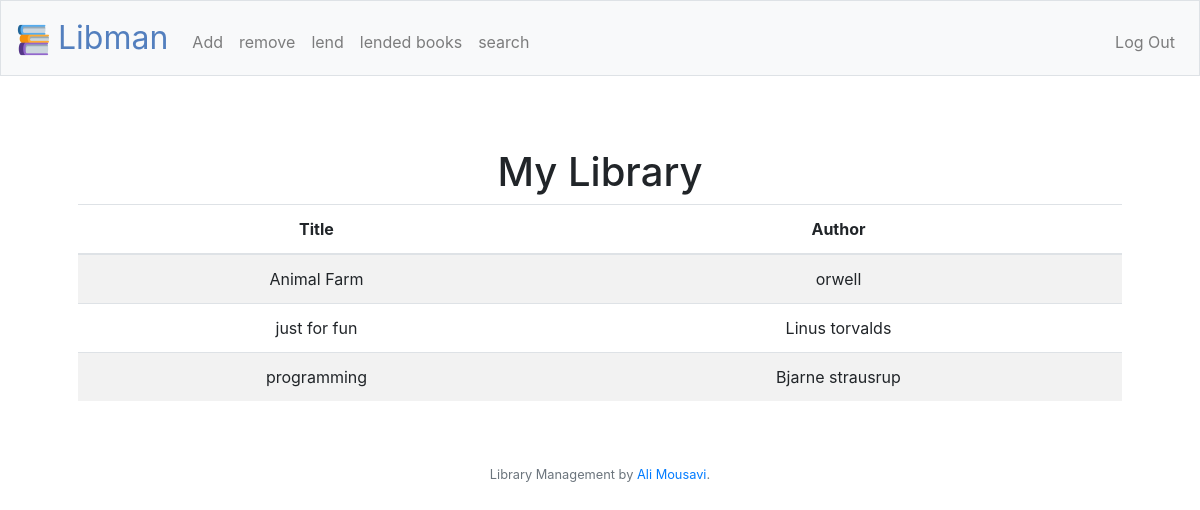
Page / (signed in) on the earlier database version.
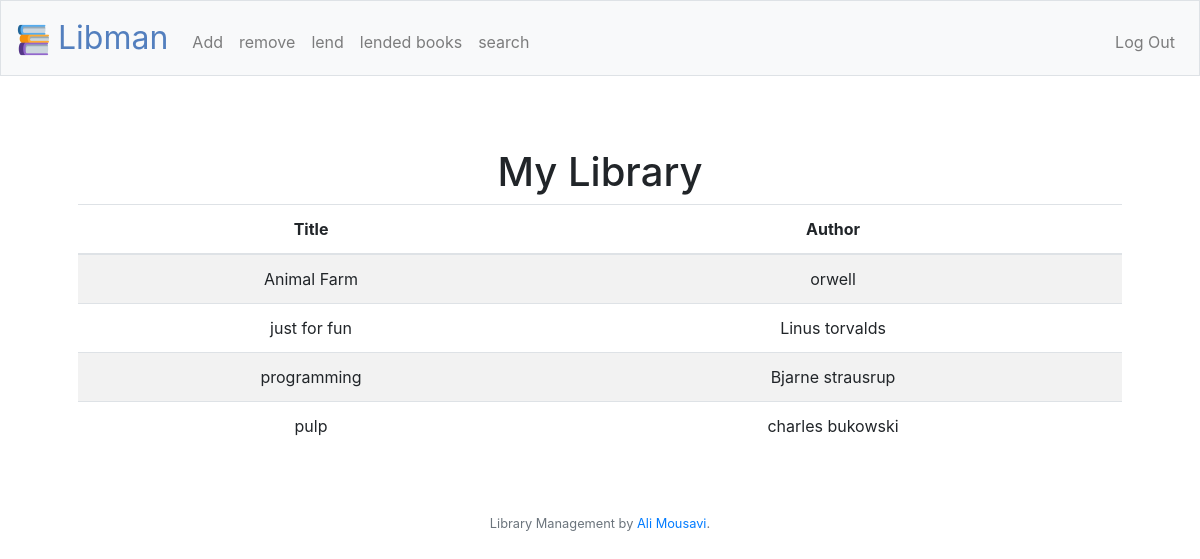
Same page on the later database version.
### tables this page shows
CREATE TABLE 'books' (id INTEGER, title TEXT NOT NULL, author TEXT NOT NULL, user TEXT NOT NULL, PRIMARY KEY(id));

### application.py (the view)
@app.route("/")
@login_required
def index():
    person = db.execute("SELECT username FROM users WHERE id=?", session["user_id"])
    name = person[0]
    person = name['username']
    books = db.execute("SELECT title,author FROM books WHERE user = ? ORDER BY title", person)
    return render_template("index.html",books=books)

### application.py (called while the page is built)
@app.after_request
def after_request(response):
    response.headers["Cache-Control"] = "no-cache, no-store, must-revalidate"
    response.headers["Expires"] = 0
    response.headers["Pragma"] = "no-cache"
    return response

### helpers.py (called while the page is built)
def login_required(f):
    @wraps(f)
    def decorated_function(*args, **kwargs):
        if session.get("user_id") is None:
            return redirect("/welcome")
        return f(*args, **kwargs)
    return decorated_function

### templates/index.html (shortened to what this page needs)
{% extends "layout.html" %}
{% block main %}
    <table  class="table table-striped">
        <thead>
            <tr>
                <th>Title</th>
                <th>Author</th>
            </tr>
        </thead>
        <tbody>
            <br>
            <h1>My Library</h1>
            {% for book in books  %}
                <tr>
                    <td>{{ book['title'] }}</td>
                    <td>{{ book['author'] }}</td>
            {% endfor %}
        </tbody>
    </table>
{% endblock %}

### templates/layout.html (shortened to what this page needs)
<!DOCTYPE html>
<html lang="en">
    <head>
        <link rel="stylesheet" href="https://cdn.jsdelivr.net/npm/bootstrap@4.5.3/dist/css/bootstrap.min.css">
        <link href="/static/styles.css" rel="stylesheet">
    </head>
    <body>
        <nav class="navbar navbar-expand-md navbar-light bg-light border">
            <a class="navbar-brand" href="/"><img src="/static/favicon-32x32.png"><span class="blue">   Libman</span></a>
            <div class="collapse navbar-collapse" id="navbar">
                {% if session.user_id %}
                    <ul class="navbar-nav mr-auto mt-2">
                        <li class="nav-item"><a class="nav-link" href="/add">Add</a></li>
                        <li class="nav-item"><a class="nav-link" href="/remove">remove</a></li>
                        <li class="nav-item"><a class="nav-link" href="/lend">lend</a></li>
                        <li class="nav-item"><a class="nav-link" href="/lended">lended books</a></li>
                        <li class="nav-item"><a class="nav-link" href="/search">search</a></li>
                    </ul>
                    <ul class="navbar-nav ml-auto mt-2">
                        <li class="nav-item"><a class="nav-link" href="/logout">Log Out</a></li>
                    </ul>
                {% else %}
                    <ul class="navbar-nav ml-auto mt-2">
                        <li class="nav-item"><a class="nav-link" href="/register">Register</a></li>
                        <li class="nav-item"><a class="nav-link" href="/login">Log In</a></li>
                    </ul>
                {% endif %}
            </div>
        </nav>
        <main class="container p-5">
            {% block main %}{% endblock %}
        </main>
        <footer class="small text-center text-muted">
            Library Management by <a href="https://www.github.com/sealimousavi">Ali Mousavi</a>.
        </footer>
    </body>
</html>

### static/styles.css (style rules this page uses)
nav .navbar-brand { font-size: xx-large; }
nav .navbar-brand .blue { color: #537fbe; }
main { overflow-x: auto; text-align: center; }

Differences in the rows shown:
added books: title "pulp", author "charles bukowski"
